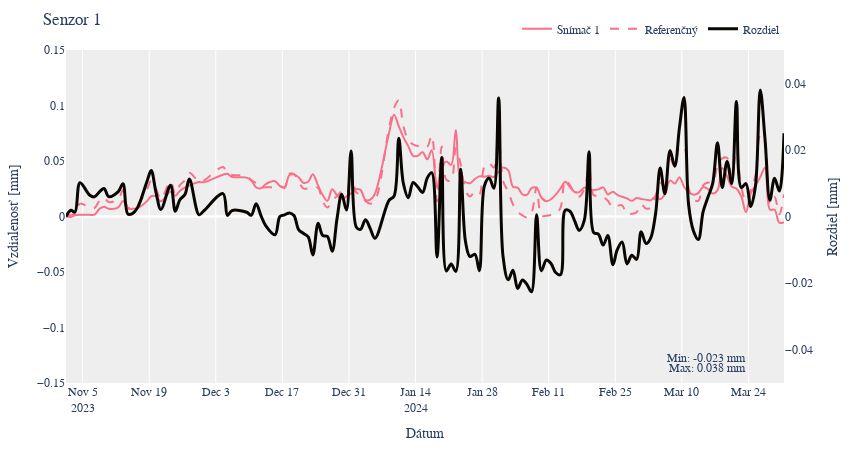
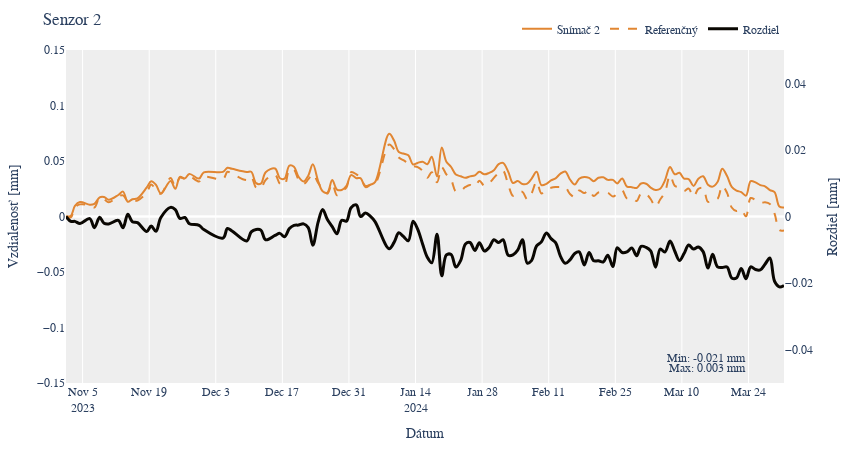
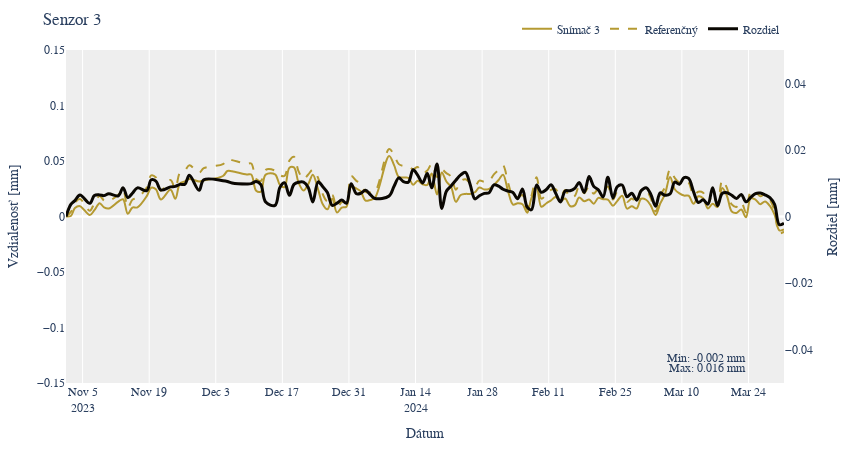
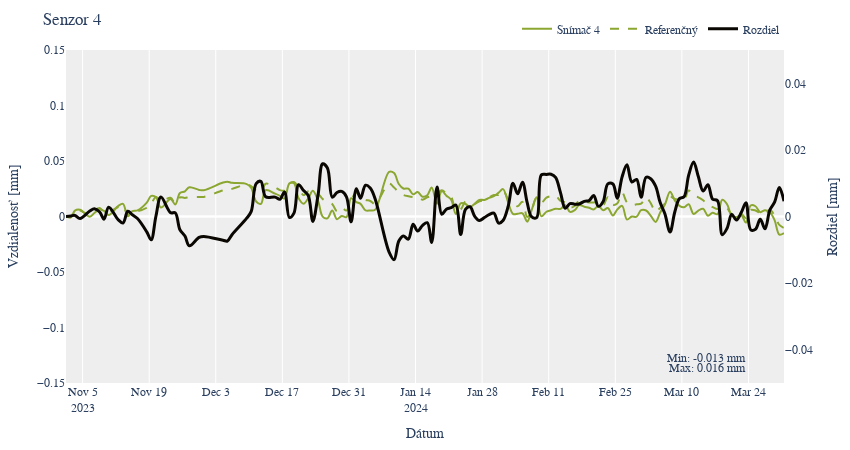

Notebook code for these charts, in order:
### Code cell
# Use this to plot and save plots
for sensor, color in dictionary.items():
    plot_sensor_data_monthly(poprad_df, color=color, sensor=sensor)

### Figure 1 — Plotly figure (JSON) as saved in the notebook; plotly's stock layout.template omitted (floating-point values rounded to 4 significant figures; data arrays with more than 128 entries replaced by an {"elided": "..."} marker saying what was removed)
{"data": [{"line": {"color": "#f77189", "shape": "spline"}, "mode": "lines", "name": "Snímač 1", "type": "scatter", "x": {"elided": "139 str values"}, "y": {"elided": "139 float values"}}, {"line": {"color": "#f77189", "dash": "dash", "shape": "spline"}, "mode": "lines", "name": "Referenčný", "type": "scatter", "x": {"elided": "139 str values"}, "y": {"elided": "139 float values"}}, {"line": {"color": "#0A0702", "shape": "spline", "width": 3}, "mode": "lines", "name": "Rozdiel", "type": "scatter", "x": {"elided": "139 str values"}, "y": {"elided": "139 float values"}, "yaxis": "y2"}], "layout": {"annotations": [{"showarrow": false, "text": "Min: -0.023 mm", "x": 0.95, "xref": "paper", "y": 0.05, "yref": "paper"}, {"showarrow": false, "text": "Max: 0.038 mm", "x": 0.95, "xref": "paper", "y": 0.02, "yref": "paper"}], "font": {"family": "Montserrat"}, "height": 450, "legend": {"orientation": "h", "x": 1, "xanchor": "right", "y": 1.02, "yanchor": "bottom"}, "margin": {"b": 40, "l": 20, "r": 25, "t": 50}, "plot_bgcolor": "#EEEEEE", "title": {"text": "Senzor 1"}, "width": 850, "xaxis": {"title": {"text": "Dátum"}}, "yaxis": {"range": [-0.15, 0.15], "showgrid": false, "side": "left", "title": {"text": "Vzdialenosť [mm]"}}, "yaxis2": {"overlaying": "y", "range": [-0.05, 0.05], "showgrid": false, "side": "right", "title": {"text": "Rozdiel [mm]"}}}}

### Figure 2 — Plotly figure (JSON) as saved in the notebook; plotly's stock layout.template omitted (floating-point values rounded to 4 significant figures; data arrays with more than 128 entries replaced by an {"elided": "..."} marker saying what was removed)
{"data": [{"line": {"color": "#e18632", "shape": "spline"}, "mode": "lines", "name": "Snímač 2", "type": "scatter", "x": {"elided": "139 str values"}, "y": {"elided": "139 float values"}}, {"line": {"color": "#e18632", "dash": "dash", "shape": "spline"}, "mode": "lines", "name": "Referenčný", "type": "scatter", "x": {"elided": "139 str values"}, "y": {"elided": "139 float values"}}, {"line": {"color": "#0A0702", "shape": "spline", "width": 3}, "mode": "lines", "name": "Rozdiel", "type": "scatter", "x": {"elided": "139 str values"}, "y": {"elided": "139 float values"}, "yaxis": "y2"}], "layout": {"annotations": [{"showarrow": false, "text": "Min: -0.021 mm", "x": 0.95, "xref": "paper", "y": 0.05, "yref": "paper"}, {"showarrow": false, "text": "Max: 0.003 mm", "x": 0.95, "xref": "paper", "y": 0.02, "yref": "paper"}], "font": {"family": "Montserrat"}, "height": 450, "legend": {"orientation": "h", "x": 1, "xanchor": "right", "y": 1.02, "yanchor": "bottom"}, "margin": {"b": 40, "l": 20, "r": 25, "t": 50}, "plot_bgcolor": "#EEEEEE", "title": {"text": "Senzor 2"}, "width": 850, "xaxis": {"title": {"text": "Dátum"}}, "yaxis": {"range": [-0.15, 0.15], "showgrid": false, "side": "left", "title": {"text": "Vzdialenosť [mm]"}}, "yaxis2": {"overlaying": "y", "range": [-0.05, 0.05], "showgrid": false, "side": "right", "title": {"text": "Rozdiel [mm]"}}}}

### Figure 3 — Plotly figure (JSON) as saved in the notebook; plotly's stock layout.template omitted (floating-point values rounded to 4 significant figures; data arrays with more than 128 entries replaced by an {"elided": "..."} marker saying what was removed)
{"data": [{"line": {"color": "#b59a32", "shape": "spline"}, "mode": "lines", "name": "Snímač 3", "type": "scatter", "x": {"elided": "139 str values"}, "y": {"elided": "139 float values"}}, {"line": {"color": "#b59a32", "dash": "dash", "shape": "spline"}, "mode": "lines", "name": "Referenčný", "type": "scatter", "x": {"elided": "139 str values"}, "y": {"elided": "139 float values"}}, {"line": {"color": "#0A0702", "shape": "spline", "width": 3}, "mode": "lines", "name": "Rozdiel", "type": "scatter", "x": {"elided": "139 str values"}, "y": {"elided": "139 float values"}, "yaxis": "y2"}], "layout": {"annotations": [{"showarrow": false, "text": "Min: -0.002 mm", "x": 0.95, "xref": "paper", "y": 0.05, "yref": "paper"}, {"showarrow": false, "text": "Max: 0.016 mm", "x": 0.95, "xref": "paper", "y": 0.02, "yref": "paper"}], "font": {"family": "Montserrat"}, "height": 450, "legend": {"orientation": "h", "x": 1, "xanchor": "right", "y": 1.02, "yanchor": "bottom"}, "margin": {"b": 40, "l": 20, "r": 25, "t": 50}, "plot_bgcolor": "#EEEEEE", "title": {"text": "Senzor 3"}, "width": 850, "xaxis": {"title": {"text": "Dátum"}}, "yaxis": {"range": [-0.15, 0.15], "showgrid": false, "side": "left", "title": {"text": "Vzdialenosť [mm]"}}, "yaxis2": {"overlaying": "y", "range": [-0.05, 0.05], "showgrid": false, "side": "right", "title": {"text": "Rozdiel [mm]"}}}}

### Figure 4 — Plotly figure (JSON) as saved in the notebook; plotly's stock layout.template omitted (floating-point values rounded to 4 significant figures; data arrays with more than 128 entries replaced by an {"elided": "..."} marker saying what was removed)
{"data": [{"line": {"color": "#8ba731", "shape": "spline"}, "mode": "lines", "name": "Snímač 4", "type": "scatter", "x": {"elided": "139 str values"}, "y": {"elided": "139 float values"}}, {"line": {"color": "#8ba731", "dash": "dash", "shape": "spline"}, "mode": "lines", "name": "Referenčný", "type": "scatter", "x": {"elided": "139 str values"}, "y": {"elided": "139 float values"}}, {"line": {"color": "#0A0702", "shape": "spline", "width": 3}, "mode": "lines", "name": "Rozdiel", "type": "scatter", "x": {"elided": "139 str values"}, "y": {"elided": "139 float values"}, "yaxis": "y2"}], "layout": {"annotations": [{"showarrow": false, "text": "Min: -0.013 mm", "x": 0.95, "xref": "paper", "y": 0.05, "yref": "paper"}, {"showarrow": false, "text": "Max: 0.016 mm", "x": 0.95, "xref": "paper", "y": 0.02, "yref": "paper"}], "font": {"family": "Montserrat"}, "height": 450, "legend": {"orientation": "h", "x": 1, "xanchor": "right", "y": 1.02, "yanchor": "bottom"}, "margin": {"b": 40, "l": 20, "r": 25, "t": 50}, "plot_bgcolor": "#EEEEEE", "title": {"text": "Senzor 4"}, "width": 850, "xaxis": {"title": {"text": "Dátum"}}, "yaxis": {"range": [-0.15, 0.15], "showgrid": false, "side": "left", "title": {"text": "Vzdialenosť [mm]"}}, "yaxis2": {"overlaying": "y", "range": [-0.05, 0.05], "showgrid": false, "side": "right", "title": {"text": "Rozdiel [mm]"}}}}
